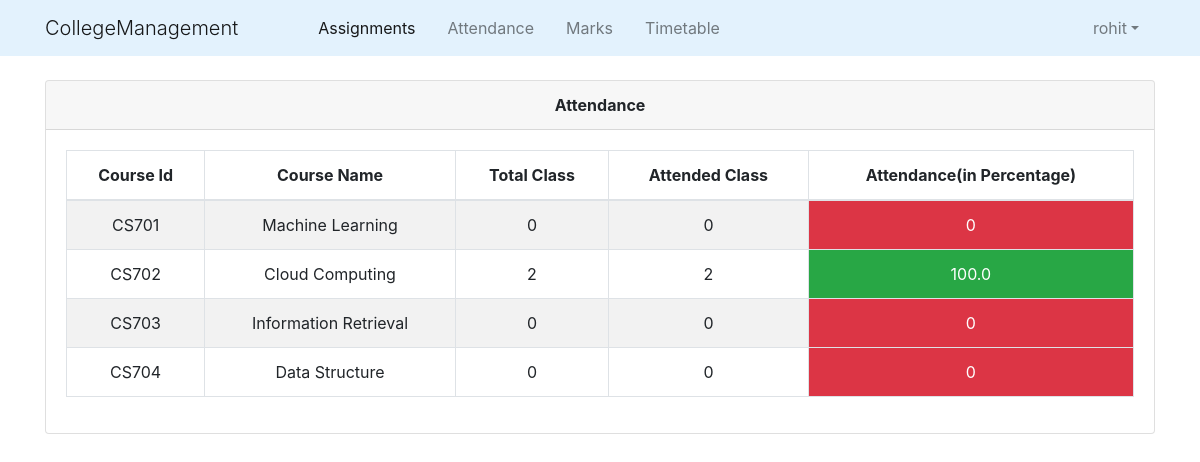
Screenshot of /student/attendance/CS7B03/ (signed in) with the database file from the repository.
### college_info/models.py (models this page shows, shortened)
class User(AbstractUser):
    @property
    def is_student(self):
        if hasattr(self,'student'):
            return True
        else:
            return False

class AttendanceTotal(models.Model):
    course = models.ForeignKey(Course,on_delete=models.CASCADE)
    student = models.ForeignKey(Student,on_delete=models.CASCADE)
    class Meta:
        unique_together = (('student','course'),)
    @property
    def attended_class(self):
        student = Student.objects.get(name=self.student)
        course=Course.objects.get(name=self.course)
        attendance_obj= Attendance.objects.filter(course=course,student=student,status='True').count()
        return attendance_obj
    @property
    def total_class(self):
        student = Student.objects.get(name=self.student)
        course = Course.objects.get(name=self.course)
        total_class=Attendance.objects.filter(course=course,student=student).count()
        return total_class
    @property
    def attendance(self):
        student = Student.objects.get(name=self.student)
        course = Course.objects.get(name=self.course)
        total_class = Attendance.objects.filter(course=course, student=student).count()
        att_class = Attendance.objects.filter(course=course, student=student,status='True').count()
        if total_class == 0:
            attd = 0
        else:
            attd = round(att_class/total_class *100,2)
        return attd

class Course(models.Model):
    id = models.CharField(primary_key=True,max_length=50)
    name = models.CharField(max_length=50)
    department = models.ForeignKey(Dept,on_delete=models.CASCADE)
    def __str__(self):
        return '{}'.format(self.name)

class Student(models.Model):
    user = models.OneToOneField(User,on_delete=models.CASCADE)
    roll_no = models.CharField(primary_key=True,max_length=50)
    batch_id =models.ForeignKey(Batch,on_delete=models.CASCADE)
    name = models.CharField(max_length=50)
    DOB =models.DateField()
    def __str__(self):
        return '{}'.format(self.name)

### college_info/views.py (the view)
# urls.py: path('student/attendance/<slug:stud_roll_no>/',views.student_attendance,name='student_attendance'),
@login_required()
def student_attendance(request,stud_roll_no):
    student = Student.objects.get(roll_no=stud_roll_no)
    teaches = Teaches.objects.filter(batch__id=student.batch_id.id)
    attended_list=[]
    for teach in teaches:
        try:
            a =AttendanceTotal.objects.get(student = student,course=teach.course)
        except AttendanceTotal.DoesNotExist:
            a= AttendanceTotal(student=student,course=teach.course)
            a.save()
        attended_list.append(a)
    return render(request,'college_info/student_attendance.html',{'att_list':attended_list})

### college_info/templates/college_info/student_attendance.html
{% extends "college_info/base.html" %}
{% block content %}
    <div class="container">
        <div class="card">
            <div class="card-header text-center">
                <b>Attendance</b>
            </div>
            <div class="card-body">
                <div class="table-responsive">
                    <table class="table table-bordered table-striped text-center">
                        <thead>
                            <tr>
                                <th>Course Id</th>
                                <th>Course Name</th>
                                <th>Total Class</th>
                                <th>Attended Class</th>
                                <th>Attendance(in Percentage)</th>
                            </tr>
                        </thead>
                        <tbody>
                            {% for a in att_list %}
                                <tr>
                                    <td>{{ a.course.id}}</td>
                                    <td>{{ a.course }} </td>
                                    <td>{{ a.total_class }}</td>
                                    <td>{{ a.attended_class }}</td>
                                    {% if a.attendance < 75 %}
                                        <td class="bg-danger text-white" >{{ a.attendance }}</td>
                                    {% else %}
                                        <td class="bg-success text-white" >{{ a.attendance }}</td>
                                    {% endif %}
                                </tr>
                                {%empty%}
                                    <p>Student did not took any course.</p>
                            {% endfor %}
                        </tbody>
                    </table>
                </div>
            </div>
        </div>
    </div>
{% endblock content %}

### college_info/templates/college_info/base.html (shortened to what this page needs)
{% load static %}
<!DOCTYPE html>
<html lang="en" dir="ltr">
  <head>
    <link rel="stylesheet" href="https://maxcdn.bootstrapcdn.com/bootstrap/4.0.0/css/bootstrap.min.css">
    <link href="//cdn.bootcss.com/bootstrap-datetimepicker/4.17.44/css/bootstrap-datetimepicker.min.css" rel="stylesheet">
    <link rel="stylesheet" type="text/css" href="{% static 'college_info/style.css' %}">
    <link rel="stylesheet" href="http://code.jquery.com/ui/1.11.0/themes/smoothness/jquery-ui.css">
  </head>
  <body>
    <header class="site-header topheader">
      <nav class="navbar navbar-expand-md navbar-light fixed-top" style="background-color:#e3f2fd">
        {% if request.user.is_authenticated %}
        <div class="container">
          <span class="navbar-brand display-1">CollegeManagement</span>
          <div class="collapse navbar-collapse" id="navbarcontent">
            <div class="navbar-nav ml-5">
              <a class="nav-item nav-link active mx-2 " href="{% url 'home' %}">Assignments</a>
              {% if request.user.is_student %}
                <a class="nav-item nav-link mx-2" href="{% url 'student_attendance' request.user.student.roll_no %}">Attendance</a>
              {% else %}
                <a class="nav-item nav-link mx-2" href="{% url 'staff_teaches' request.user.staff.id 1 %}">Attendance</a>
              {% endif %}
              {% if request.user.is_student %}
                <a class="nav-item nav-link mx-2" href="{% url 'student_marks' request.user.student.roll_no %}">Marks</a>
              {% else %}
                <a class="nav-item nav-link mx-2" href="{% url 'staff_teaches' request.user.staff.id 2 %}">Marks</a>
              {% endif %}
              {% if request.user.is_student %}
                <a class="nav-item nav-link mx-2" href="{% url 'student_timetable' request.user.student.batch_id.id %}">Timetable</a>
              {% else %}
                <a class="nav-item nav-link mx-2" href="{% url 'staff_timetable' request.user.staff.id %}">Timetable</a>
              {% endif %}
            </div>
            <ul class="navbar-nav ml-auto">
              <li class="nav-item dropdown ml-5">
                <a class="nav-link dropdown-toggle mx-2 " id="navbarDropdown" data-toggle="dropdown" href="#">{{ request.user.username }}</a>
              </li>
            </ul>
          </div>
        </div>
        {% else %}
        <div class="container justify-content-center">
          <span class="navbar-brand display-1 ">CollegeManagement</span>
        </div>
        {% endif %}
      </nav>
    </header>
    {% block content %}{% endblock %}
  </body>
</html>

### college_info/static/college_info/style.css (style rules this page uses)
body { margin-top:5rem; }

### rows the page displays
User: user.username "rohit"
AttendanceTotal: course.id "CS701", course "Machine Learning", total_class "0", attended_class "0", attendance "0"
AttendanceTotal: course.id "CS702", course "Cloud Computing", total_class "2", attended_class "2", attendance "100.0"
AttendanceTotal: course.id "CS703", course "Information Retrieval", total_class "0", attended_class "0", attendance "0"
AttendanceTotal: course.id "CS704", course "Data Structure", total_class "0", attended_class "0", attendance "0"
